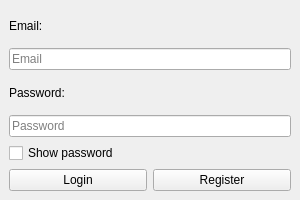
<?xml version="1.0" encoding="UTF-8"?>
<ui version="4.0">
 <class>LoginForm</class>
 <widget class="QMainWindow" name="LoginForm">
  <property name="geometry">
   <rect>
    <x>0</x>
    <y>0</y>
    <width>300</width>
    <height>200</height>
   </rect>
  </property>
  <property name="minimumSize">
   <size>
    <width>300</width>
    <height>200</height>
   </size>
  </property>
  <property name="maximumSize">
   <size>
    <width>300</width>
    <height>200</height>
   </size>
  </property>
  <property name="windowTitle">
   <string>Login</string>
  </property>
  <widget class="QWidget" name="centralwidget">
   <layout class="QVBoxLayout" name="verticalLayout">
    <item>
     <widget class="QLabel" name="label">
      <property name="text">
       <string>Email:</string>
      </property>
     </widget>
    </item>
    <item>
     <widget class="QLineEdit" name="emailField">
      <property name="placeholderText">
       <string>Email</string>
      </property>
     </widget>
    </item>
    <item>
     <widget class="QLabel" name="label_2">
      <property name="text">
       <string>Password:</string>
      </property>
     </widget>
    </item>
    <item>
     <widget class="QLineEdit" name="passwordField">
      <property name="echoMode">
       <enum>QLineEdit::Password</enum>
      </property>
      <property name="placeholderText">
       <string>Password</string>
      </property>
     </widget>
    </item>
    <item>
     <widget class="QCheckBox" name="showPasswordCheckBox">
      <property name="text">
       <string>Show password</string>
      </property>
     </widget>
    </item>
    <item>
     <layout class="QHBoxLayout" name="horizontalLayout">
      <item>
       <widget class="QPushButton" name="loginButton">
        <property name="text">
         <string>Login</string>
        </property>
       </widget>
      </item>
      <item>
       <widget class="QPushButton" name="registerButton">
        <property name="text">
         <string>Register</string>
        </property>
       </widget>
      </item>
     </layout>
    </item>
   </layout>
  </widget>
 </widget>
 <resources/>
 <connections/>
</ui>
